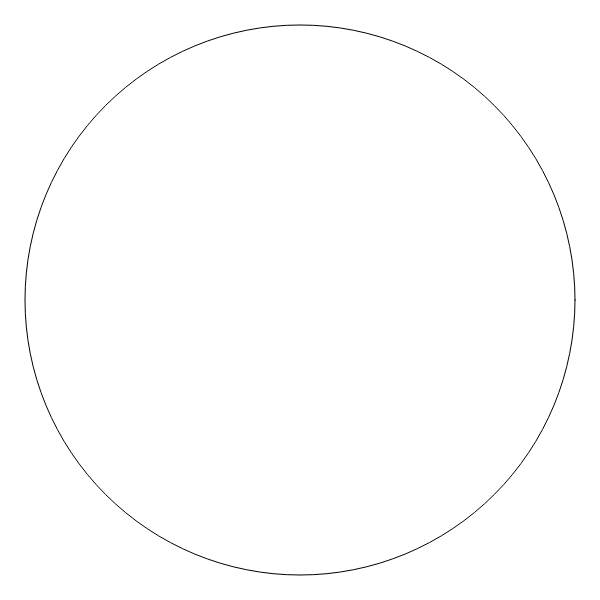
Frame 1 (no input)
Frame 60 (no input): identical to frame 1, image omitted
Frame 120 (the mouse pressed at the canvas centre since frame 60): identical to frame 1, image omitted

The p5.js sketch that drew this single still picture (run headless with seeded random() and noise() and a simulated clock; from frame 60 on, the mouse is pressed at the canvas centre):

// p5.js sketch
// ── sketch.js
let fillColor;
let circleX = 300;
let circleY = 300;

function setup() {
    createCanvas(600, 600);
    fillColor = color(random(255), random(255), random(255))
}

function draw() {
    background(255);
    circle(circleX, circleY, 550);  
}

function keyPressed() {
    if (key === UP_ARROW || key === 'w'){
        circleY -= 5;
    } else if ( key === LEFT_ARROW || key === 'a') {
        circleX -= 5;
    } else if (key === DOWN_ARROW || key === 's') {
        circleY += 5;
    } else if (key === RIGHT_ARROW || key === 'd') {
        circleX += 5;
    }
}
